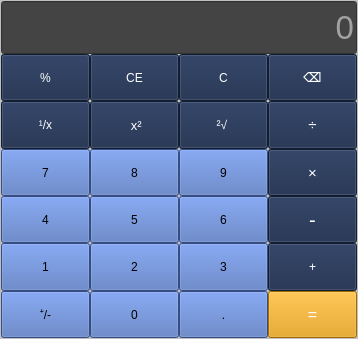
<?xml version="1.0" encoding="UTF-8"?>
<ui version="4.0">
 <class>Widget</class>
 <widget class="QWidget" name="Widget">
  <property name="geometry">
   <rect>
    <x>0</x>
    <y>0</y>
    <width>358</width>
    <height>339</height>
   </rect>
  </property>
  <property name="sizePolicy">
   <sizepolicy hsizetype="Minimum" vsizetype="Minimum">
    <horstretch>0</horstretch>
    <verstretch>0</verstretch>
   </sizepolicy>
  </property>
  <property name="windowTitle">
   <string>Widget</string>
  </property>
  <property name="styleSheet">
   <string notr="true">background-color: silver;</string>
  </property>
  <layout class="QGridLayout" name="gridLayout_3">
   <property name="leftMargin">
    <number>1</number>
   </property>
   <property name="topMargin">
    <number>1</number>
   </property>
   <property name="rightMargin">
    <number>1</number>
   </property>
   <property name="bottomMargin">
    <number>1</number>
   </property>
   <property name="horizontalSpacing">
    <number>5</number>
   </property>
   <item row="0" column="0">
    <layout class="QGridLayout" name="gridLayout_2">
     <item row="8" column="2">
      <widget class="QPushButton" name="btnNum3">
       <property name="sizePolicy">
        <sizepolicy hsizetype="Minimum" vsizetype="Minimum">
         <horstretch>0</horstretch>
         <verstretch>0</verstretch>
        </sizepolicy>
       </property>
       <property name="styleSheet">
        <string notr="true">QPushButton{
	background: rgb(75, 108, 183);
	color: black;
}
QPushButton:hover {
	background: rgb(62, 90, 150);
	color: black;
}
QPushButton:pressed {
	background: rgb(75, 108, 183);
	color: black;
}</string>
       </property>
       <property name="text">
        <string>3</string>
       </property>
      </widget>
     </item>
     <item row="8" column="3">
      <widget class="QPushButton" name="btnPlus">
       <property name="sizePolicy">
        <sizepolicy hsizetype="Minimum" vsizetype="Minimum">
         <horstretch>0</horstretch>
         <verstretch>0</verstretch>
        </sizepolicy>
       </property>
       <property name="styleSheet">
        <string notr="true">QPushButton{
	background: rgb(24, 40, 72);
	color: white;
}
QPushButton:hover{
	background: rgb(34, 57, 102);
	color: white;
}
QPushButton:pressed{
	background: rgb(24, 40, 72);
	color: white;
}</string>
       </property>
       <property name="text">
        <string>+</string>
       </property>
      </widget>
     </item>
     <item row="3" column="3">
      <widget class="QPushButton" name="btnDivide">
       <property name="sizePolicy">
        <sizepolicy hsizetype="Minimum" vsizetype="Minimum">
         <horstretch>0</horstretch>
         <verstretch>0</verstretch>
        </sizepolicy>
       </property>
       <property name="font">
        <font>
         <pointsize>11</pointsize>
        </font>
       </property>
       <property name="styleSheet">
        <string notr="true">QPushButton{
	background: rgb(24, 40, 72);
	color: white;
}
QPushButton:hover{
	background: rgb(34, 57, 102);
	color: white;
}
QPushButton:pressed{
	background: rgb(24, 40, 72);
	color: white;
}</string>
       </property>
       <property name="text">
        <string>÷</string>
       </property>
      </widget>
     </item>
     <item row="7" column="1">
      <widget class="QPushButton" name="btnNum5">
       <property name="sizePolicy">
        <sizepolicy hsizetype="Minimum" vsizetype="Minimum">
         <horstretch>0</horstretch>
         <verstretch>0</verstretch>
        </sizepolicy>
       </property>
       <property name="styleSheet">
        <string notr="true">QPushButton{
	background: rgb(75, 108, 183);
	color: black;
}
QPushButton:hover {
	background: rgb(62, 90, 150);
	color: black;
}
QPushButton:pressed {
	background: rgb(75, 108, 183);
	color: black;
}</string>
       </property>
       <property name="text">
        <string>5</string>
       </property>
      </widget>
     </item>
     <item row="5" column="1">
      <widget class="QPushButton" name="btnNum8">
       <property name="sizePolicy">
        <sizepolicy hsizetype="Minimum" vsizetype="Minimum">
         <horstretch>0</horstretch>
         <verstretch>0</verstretch>
        </sizepolicy>
       </property>
       <property name="styleSheet">
        <string notr="true">QPushButton{
	background: rgb(75, 108, 183);
	color: black;
}
QPushButton:hover {
	background: rgb(62, 90, 150);
	color: black;
}
QPushButton:pressed {
	background: rgb(75, 108, 183);
	color: black;
}</string>
       </property>
       <property name="text">
        <string>8</string>
       </property>
      </widget>
     </item>
     <item row="3" column="2">
      <widget class="QPushButton" name="btnSquareRoot">
       <property name="sizePolicy">
        <sizepolicy hsizetype="Minimum" vsizetype="Minimum">
         <horstretch>0</horstretch>
         <verstretch>0</verstretch>
        </sizepolicy>
       </property>
       <property name="styleSheet">
        <string notr="true">QPushButton{
	background: rgb(24, 40, 72);
	color: white;
}
QPushButton:hover{
	background: rgb(34, 57, 102);
	color: white;
}
QPushButton:pressed{
	background: rgb(24, 40, 72);
	color: white;
}</string>
       </property>
       <property name="text">
        <string>²√ </string>
       </property>
      </widget>
     </item>
     <item row="8" column="1">
      <widget class="QPushButton" name="btnNum2">
       <property name="sizePolicy">
        <sizepolicy hsizetype="Minimum" vsizetype="Minimum">
         <horstretch>0</horstretch>
         <verstretch>0</verstretch>
        </sizepolicy>
       </property>
       <property name="styleSheet">
        <string notr="true">QPushButton{
	background: rgb(75, 108, 183);
	color: black;
}
QPushButton:hover {
	background: rgb(62, 90, 150);
	color: black;
}
QPushButton:pressed {
	background: rgb(75, 108, 183);
	color: black;
}</string>
       </property>
       <property name="text">
        <string>2</string>
       </property>
      </widget>
     </item>
     <item row="5" column="0">
      <widget class="QPushButton" name="btnNum7">
       <property name="sizePolicy">
        <sizepolicy hsizetype="Minimum" vsizetype="Minimum">
         <horstretch>0</horstretch>
         <verstretch>0</verstretch>
        </sizepolicy>
       </property>
       <property name="styleSheet">
        <string notr="true">QPushButton{
	background: rgb(75, 108, 183);
	color: black;
}
QPushButton:hover {
	background: rgb(62, 90, 150);
	color: black;
}
QPushButton:pressed {
	background: rgb(75, 108, 183);
	color: black;
}</string>
       </property>
       <property name="text">
        <string>7</string>
       </property>
      </widget>
     </item>
     <item row="5" column="2">
      <widget class="QPushButton" name="btnNum9">
       <property name="sizePolicy">
        <sizepolicy hsizetype="Minimum" vsizetype="Minimum">
         <horstretch>0</horstretch>
         <verstretch>0</verstretch>
        </sizepolicy>
       </property>
       <property name="styleSheet">
        <string notr="true">QPushButton{
	background: rgb(75, 108, 183);
	color: black;
}
QPushButton:hover {
	background: rgb(62, 90, 150);
	color: black;
}
QPushButton:pressed {
	background: rgb(75, 108, 183);
	color: black;
}</string>
       </property>
       <property name="text">
        <string>9</string>
       </property>
      </widget>
     </item>
     <item row="7" column="0">
      <widget class="QPushButton" name="btnNum4">
       <property name="sizePolicy">
        <sizepolicy hsizetype="Minimum" vsizetype="Minimum">
         <horstretch>0</horstretch>
         <verstretch>0</verstretch>
        </sizepolicy>
       </property>
       <property name="styleSheet">
        <string notr="true">QPushButton{
	background: rgb(75, 108, 183);
	color: black;
}
QPushButton:hover {
	background: rgb(62, 90, 150);
	color: black;
}
QPushButton:pressed {
	background: rgb(75, 108, 183);
	color: black;
}</string>
       </property>
       <property name="text">
        <string>4</string>
       </property>
      </widget>
     </item>
     <item row="8" column="0">
      <widget class="QPushButton" name="btnNum1">
       <property name="sizePolicy">
        <sizepolicy hsizetype="Minimum" vsizetype="Minimum">
         <horstretch>0</horstretch>
         <verstretch>0</verstretch>
        </sizepolicy>
       </property>
       <property name="styleSheet">
        <string notr="true">QPushButton{
	background: rgb(75, 108, 183);
	color: black;
}
QPushButton:hover {
	background: rgb(62, 90, 150);
	color: black;
}
QPushButton:pressed {
	background: rgb(75, 108, 183);
	color: black;
}</string>
       </property>
       <property name="text">
        <string>1</string>
       </property>
      </widget>
     </item>
     <item row="3" column="1">
      <widget class="QPushButton" name="btnSquare">
       <property name="sizePolicy">
        <sizepolicy hsizetype="Minimum" vsizetype="Minimum">
         <horstretch>0</horstretch>
         <verstretch>0</verstretch>
        </sizepolicy>
       </property>
       <property name="font">
        <font>
         <pointsize>10</pointsize>
        </font>
       </property>
       <property name="styleSheet">
        <string notr="true">QPushButton{
	background: rgb(24, 40, 72);
	color: white;
}
QPushButton:hover{
	background: rgb(34, 57, 102);
	color: white;
}
QPushButton:pressed{
	background: rgb(24, 40, 72);
	color: white;
}</string>
       </property>
       <property name="text">
        <string> x²</string>
       </property>
      </widget>
     </item>
     <item row="0" column="0" colspan="4">
      <widget class="QLineEdit" name="display">
       <property name="sizePolicy">
        <sizepolicy hsizetype="Expanding" vsizetype="Preferred">
         <horstretch>0</horstretch>
         <verstretch>0</verstretch>
        </sizepolicy>
       </property>
       <property name="minimumSize">
        <size>
         <width>354</width>
         <height>53</height>
        </size>
       </property>
       <property name="font">
        <font>
         <pointsize>25</pointsize>
        </font>
       </property>
       <property name="styleSheet">
        <string notr="true">background-color: #444444;
color: rgb(255, 255, 255);</string>
       </property>
       <property name="alignment">
        <set>Qt::AlignmentFlag::AlignRight|Qt::AlignmentFlag::AlignTrailing|Qt::AlignmentFlag::AlignVCenter</set>
       </property>
       <property name="placeholderText">
        <string>0</string>
       </property>
      </widget>
     </item>
     <item row="9" column="0">
      <widget class="QPushButton" name="btnInverse">
       <property name="sizePolicy">
        <sizepolicy hsizetype="Minimum" vsizetype="Minimum">
         <horstretch>0</horstretch>
         <verstretch>0</verstretch>
        </sizepolicy>
       </property>
       <property name="styleSheet">
        <string notr="true">QPushButton{
	background: rgb(75, 108, 183);
	color: black;
}
QPushButton:hover {
	background: rgb(62, 90, 150);
	color: black;
}
QPushButton:pressed {
	background: rgb(75, 108, 183);
	color: black;
}</string>
       </property>
       <property name="text">
        <string>⁺/-</string>
       </property>
      </widget>
     </item>
     <item row="1" column="0">
      <widget class="QPushButton" name="btnPercent">
       <property name="sizePolicy">
        <sizepolicy hsizetype="Minimum" vsizetype="Minimum">
         <horstretch>0</horstretch>
         <verstretch>0</verstretch>
        </sizepolicy>
       </property>
       <property name="styleSheet">
        <string notr="true">QPushButton{
	background: rgb(24, 40, 72);
	color: white;
}
QPushButton:hover{
	background: rgb(34, 57, 102);
	color: white;
}
QPushButton:pressed{
	background: rgb(24, 40, 72);
	color: white;
}</string>
       </property>
       <property name="text">
        <string>%</string>
       </property>
      </widget>
     </item>
     <item row="7" column="3">
      <widget class="QPushButton" name="btnMinus">
       <property name="sizePolicy">
        <sizepolicy hsizetype="Minimum" vsizetype="Minimum">
         <horstretch>0</horstretch>
         <verstretch>0</verstretch>
        </sizepolicy>
       </property>
       <property name="font">
        <font>
         <pointsize>15</pointsize>
        </font>
       </property>
       <property name="styleSheet">
        <string notr="true">QPushButton{
	background: rgb(24, 40, 72);
	color: white;
}
QPushButton:hover{
	background: rgb(34, 57, 102);
	color: white;
}
QPushButton:pressed{
	background: rgb(24, 40, 72);
	color: white;
}</string>
       </property>
       <property name="text">
        <string>-</string>
       </property>
      </widget>
     </item>
     <item row="9" column="2">
      <widget class="QPushButton" name="btnDecimal">
       <property name="sizePolicy">
        <sizepolicy hsizetype="Minimum" vsizetype="Minimum">
         <horstretch>0</horstretch>
         <verstretch>0</verstretch>
        </sizepolicy>
       </property>
       <property name="styleSheet">
        <string notr="true">QPushButton{
	background: rgb(75, 108, 183);
	color: black;
}
QPushButton:hover {
	background: rgb(62, 90, 150);
	color: black;
}
QPushButton:pressed {
	background: rgb(75, 108, 183);
	color: black;
}</string>
       </property>
       <property name="text">
        <string>.</string>
       </property>
      </widget>
     </item>
     <item row="1" column="1">
      <widget class="QPushButton" name="btnCleanBorad">
       <property name="sizePolicy">
        <sizepolicy hsizetype="Minimum" vsizetype="Minimum">
         <horstretch>0</horstretch>
         <verstretch>0</verstretch>
        </sizepolicy>
       </property>
       <property name="styleSheet">
        <string notr="true">QPushButton{
	background: rgb(24, 40, 72);
	color: white;
}
QPushButton:hover{
	background: rgb(34, 57, 102);
	color: white;
}
QPushButton:pressed{
	background: rgb(24, 40, 72);
	color: white;
}</string>
       </property>
       <property name="text">
        <string>CE</string>
       </property>
      </widget>
     </item>
     <item row="5" column="3">
      <widget class="QPushButton" name="btnMultiply">
       <property name="sizePolicy">
        <sizepolicy hsizetype="Minimum" vsizetype="Minimum">
         <horstretch>0</horstretch>
         <verstretch>0</verstretch>
        </sizepolicy>
       </property>
       <property name="font">
        <font>
         <pointsize>11</pointsize>
        </font>
       </property>
       <property name="styleSheet">
        <string notr="true">QPushButton{
	background: rgb(24, 40, 72);
	color: white;
}
QPushButton:hover{
	background: rgb(34, 57, 102);
	color: white;
}
QPushButton:pressed{
	background: rgb(24, 40, 72);
	color: white;
}</string>
       </property>
       <property name="text">
        <string>×</string>
       </property>
      </widget>
     </item>
     <item row="9" column="1">
      <widget class="QPushButton" name="btnNum0">
       <property name="sizePolicy">
        <sizepolicy hsizetype="Minimum" vsizetype="Minimum">
         <horstretch>0</horstretch>
         <verstretch>0</verstretch>
        </sizepolicy>
       </property>
       <property name="styleSheet">
        <string notr="true">QPushButton{
	background: rgb(75, 108, 183);
	color: black;
}
QPushButton:hover {
	background: rgb(62, 90, 150);
	color: black;
}
QPushButton:pressed {
	background: rgb(75, 108, 183);
	color: black;
}</string>
       </property>
       <property name="text">
        <string>0</string>
       </property>
      </widget>
     </item>
     <item row="9" column="3">
      <widget class="QPushButton" name="btnEqual">
       <property name="sizePolicy">
        <sizepolicy hsizetype="Minimum" vsizetype="Minimum">
         <horstretch>0</horstretch>
         <verstretch>0</verstretch>
        </sizepolicy>
       </property>
       <property name="font">
        <font>
         <pointsize>12</pointsize>
        </font>
       </property>
       <property name="styleSheet">
        <string notr="true">QPushButton{
	background: rgb(225, 150, 0);
	color: white;
}
QPushButton:hover{
	background: rgb(186, 124, 0);
	color: white;
}
QPushButton:pressed{
	background: rgb(225, 150, 0);
	color: white;
}
</string>
       </property>
       <property name="text">
        <string>=</string>
       </property>
      </widget>
     </item>
     <item row="3" column="0">
      <widget class="QPushButton" name="btnFraction">
       <property name="sizePolicy">
        <sizepolicy hsizetype="Minimum" vsizetype="Minimum">
         <horstretch>0</horstretch>
         <verstretch>0</verstretch>
        </sizepolicy>
       </property>
       <property name="font">
        <font>
         <pointsize>9</pointsize>
        </font>
       </property>
       <property name="styleSheet">
        <string notr="true">QPushButton{
	background: rgb(24, 40, 72);
	color: white;
}
QPushButton:hover{
	background: rgb(34, 57, 102);
	color: white;
}
QPushButton:pressed{
	background: rgb(24, 40, 72);
	color: white;
}</string>
       </property>
       <property name="text">
        <string>¹/x</string>
       </property>
      </widget>
     </item>
     <item row="7" column="2">
      <widget class="QPushButton" name="btnNum6">
       <property name="sizePolicy">
        <sizepolicy hsizetype="Minimum" vsizetype="Minimum">
         <horstretch>0</horstretch>
         <verstretch>0</verstretch>
        </sizepolicy>
       </property>
       <property name="styleSheet">
        <string notr="true">QPushButton{
	background: rgb(75, 108, 183);
	color: black;
}
QPushButton:hover {
	background: rgb(62, 90, 150);
	color: black;
}
QPushButton:pressed {
	background: rgb(75, 108, 183);
	color: black;
}</string>
       </property>
       <property name="text">
        <string>6</string>
       </property>
      </widget>
     </item>
     <item row="1" column="3">
      <widget class="QPushButton" name="btnBackSpace">
       <property name="sizePolicy">
        <sizepolicy hsizetype="Minimum" vsizetype="Minimum">
         <horstretch>0</horstretch>
         <verstretch>0</verstretch>
        </sizepolicy>
       </property>
       <property name="font">
        <font>
         <pointsize>10</pointsize>
         <bold>true</bold>
        </font>
       </property>
       <property name="styleSheet">
        <string notr="true">QPushButton{
	background: rgb(24, 40, 72);
	color: white;
}
QPushButton:hover{
	background: rgb(34, 57, 102);
	color: white;
}
QPushButton:pressed{
	background: rgb(24, 40, 72);
	color: white;
}</string>
       </property>
       <property name="text">
        <string>⌫</string>
       </property>
      </widget>
     </item>
     <item row="1" column="2">
      <widget class="QPushButton" name="btnCleanAll">
       <property name="sizePolicy">
        <sizepolicy hsizetype="Minimum" vsizetype="Minimum">
         <horstretch>0</horstretch>
         <verstretch>0</verstretch>
        </sizepolicy>
       </property>
       <property name="styleSheet">
        <string notr="true">QPushButton{
	background: rgb(24, 40, 72);
	color: white;
}
QPushButton:hover{
	background: rgb(34, 57, 102);
	color: white;
}
QPushButton:pressed{
	background: rgb(24, 40, 72);
	color: white;
}</string>
       </property>
       <property name="text">
        <string>C</string>
       </property>
      </widget>
     </item>
    </layout>
   </item>
  </layout>
 </widget>
 <resources/>
 <connections/>
</ui>
